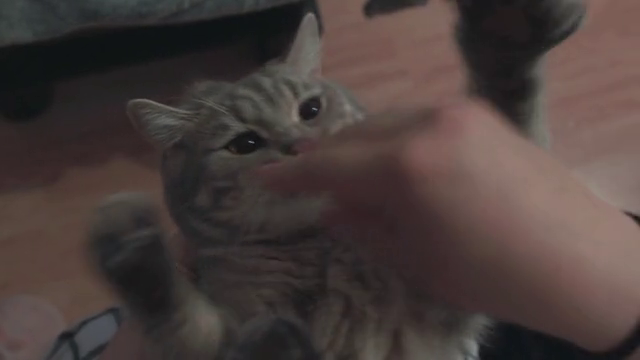
#> input picture frame 31 of OpenCV_Basic/cat.mp4, 640 x 360 px
$ python '06_B크기조정_동영상.py'
#> lines starting #> are read from the running program, lines starting #| are printed output that depends on the picture
##크키 조정 - 동영상

import cv2

##고정 크기로 설정
cap = cv2.VideoCapture('cat.mp4')

while cap.isOpened():
    ret, frame = cap.read()
#> frame is the input picture: shape (360, 640, 3); mean B, G, R 58.8, 61.4, 73.1
    if not ret:
        break

    frame_resized_fix = cv2.resize(frame, (400, 500)) # 고정크기
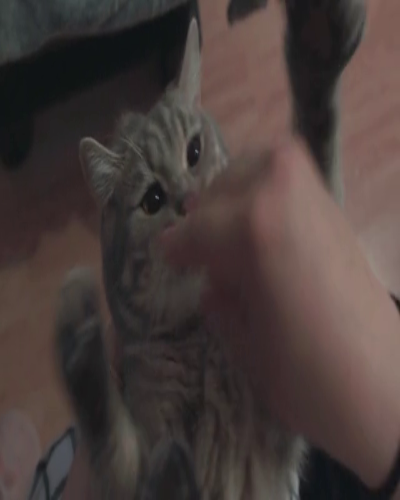
#> frame_resized_fix: shape (500, 400, 3); mean B, G, R 58.8, 61.4, 73
    cv2.imshow('video_fix', frame_resized_fix)
    if cv2.waitKey(1) == ord('q'):
#> (key q is pressed here)
        break

## 비율 설정
while cap.isOpened():
    ret, frame = cap.read()
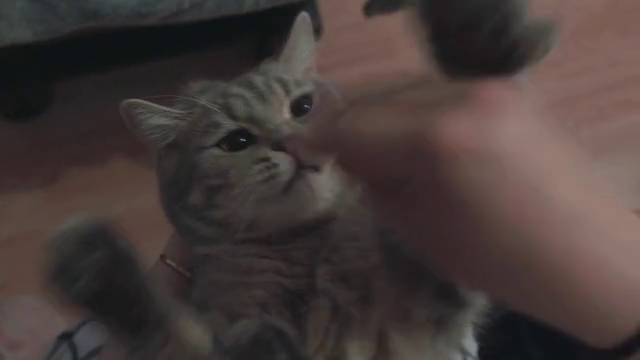
#> input picture frame 32 of OpenCV_Basic/cat.mp4, 640 x 360 px
#> frame is the input picture: shape (360, 640, 3); mean B, G, R 56.7, 59, 70
    if not ret:
        break

    frame_resized_ratio = cv2.resize(frame, None, fx=1.5, fy=1.5, interpolation=cv2.INTER_CUBIC) # 비율
    cv2.imshow('video_ratio', frame_resized_ratio)
    if cv2.waitKey(1) == ord('q'):
#> (key q is pressed here)
        break


cap.release()
cv2.destroyAllWindows()

$ run again, starting later in the video
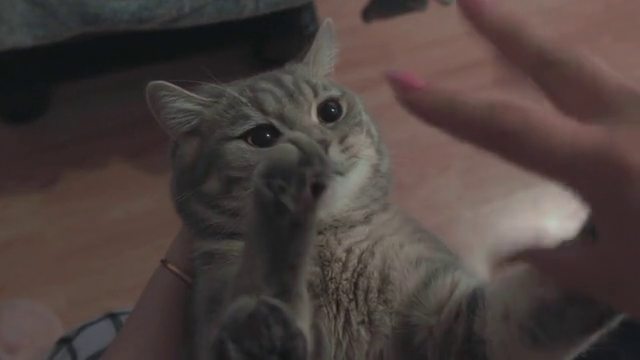
#> input picture frame 142 of OpenCV_Basic/cat.mp4, 640 x 360 px
#> frame is the input picture: shape (360, 640, 3); mean B, G, R 61.2, 64.1, 75.2
#> `frame_resized_fix = cv2.resize(frame, (400, 500))`:
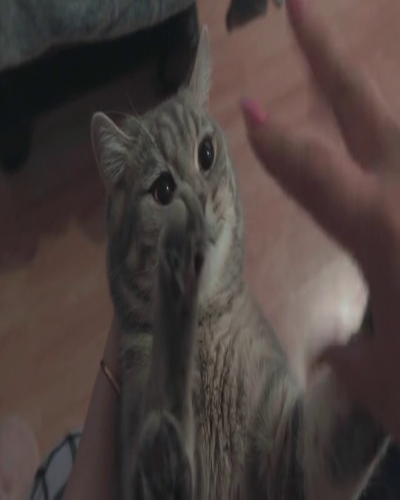
#> frame_resized_fix: shape (500, 400, 3); mean B, G, R 61.1, 64, 75.1
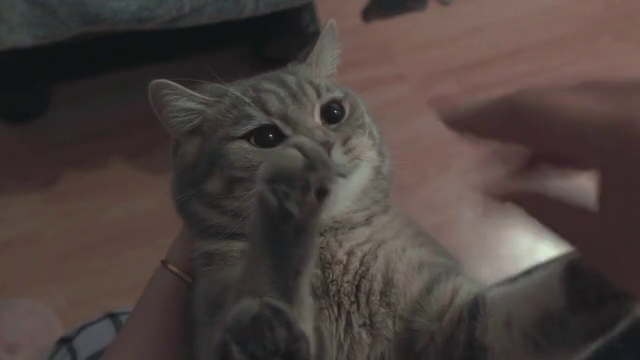
#> input picture frame 143 of OpenCV_Basic/cat.mp4, 640 x 360 px
#> frame is the input picture: shape (360, 640, 3); mean B, G, R 61.5, 64.7, 75.4

$ run again, starting later in the video
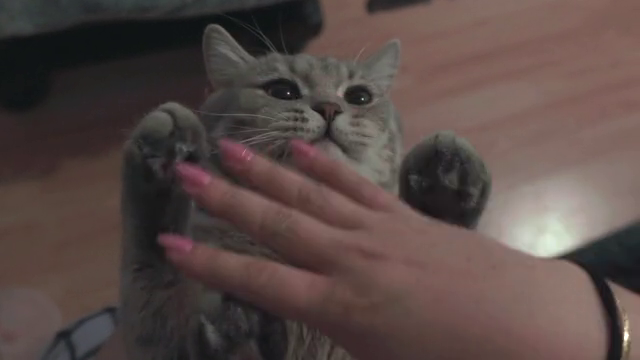
#> input picture frame 253 of OpenCV_Basic/cat.mp4, 640 x 360 px
#> frame is the input picture: shape (360, 640, 3); mean B, G, R 69.8, 73.2, 88
#> `frame_resized_fix = cv2.resize(frame, (400, 500))`:
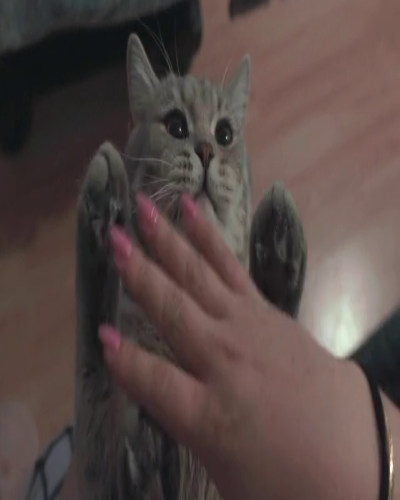
#> frame_resized_fix: shape (500, 400, 3); mean B, G, R 69.7, 73.1, 87.9
